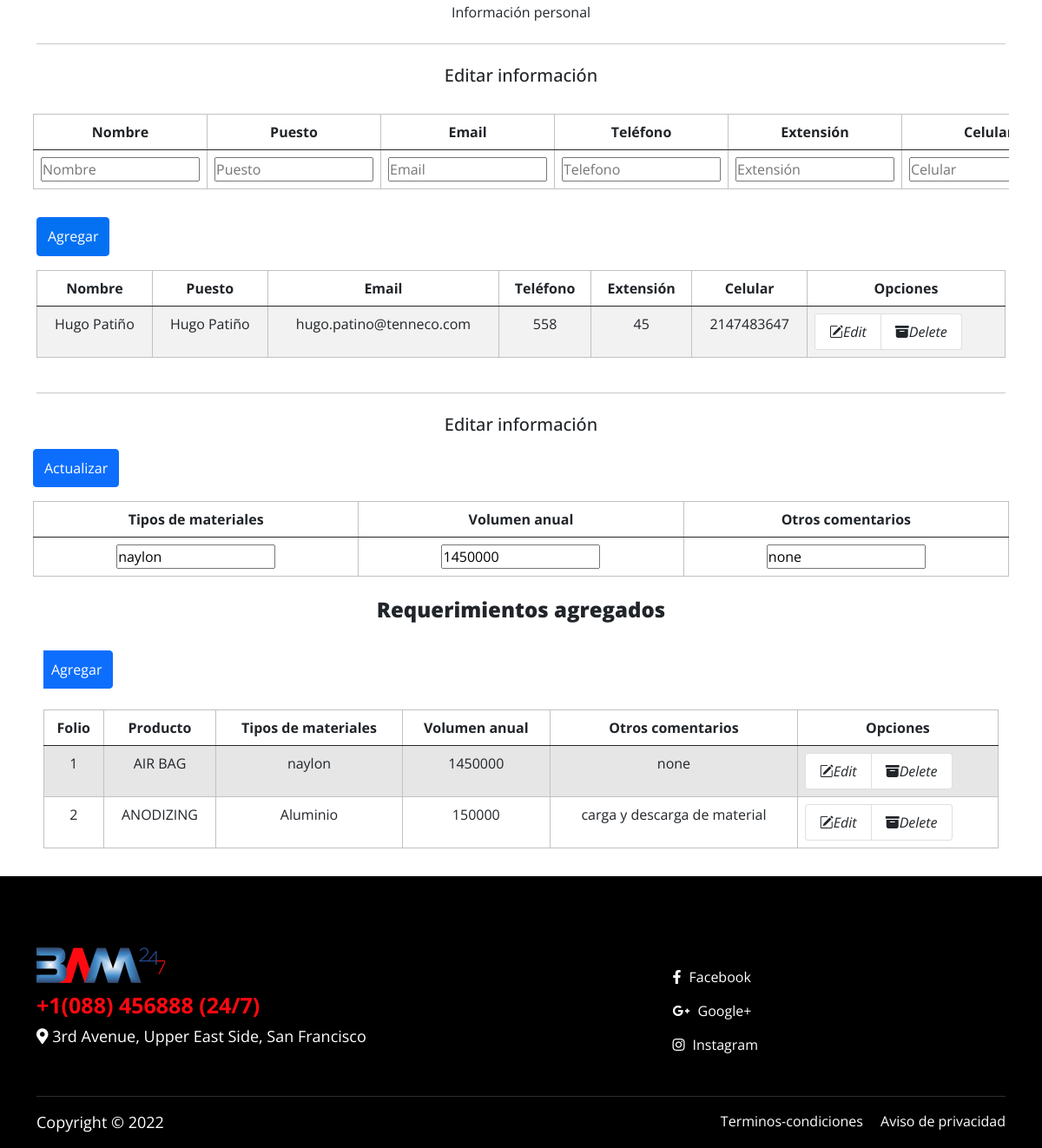
Page /PaginaprincipalDeTractoras.php?editq=1 (signed in, lower part) on the earlier database version.
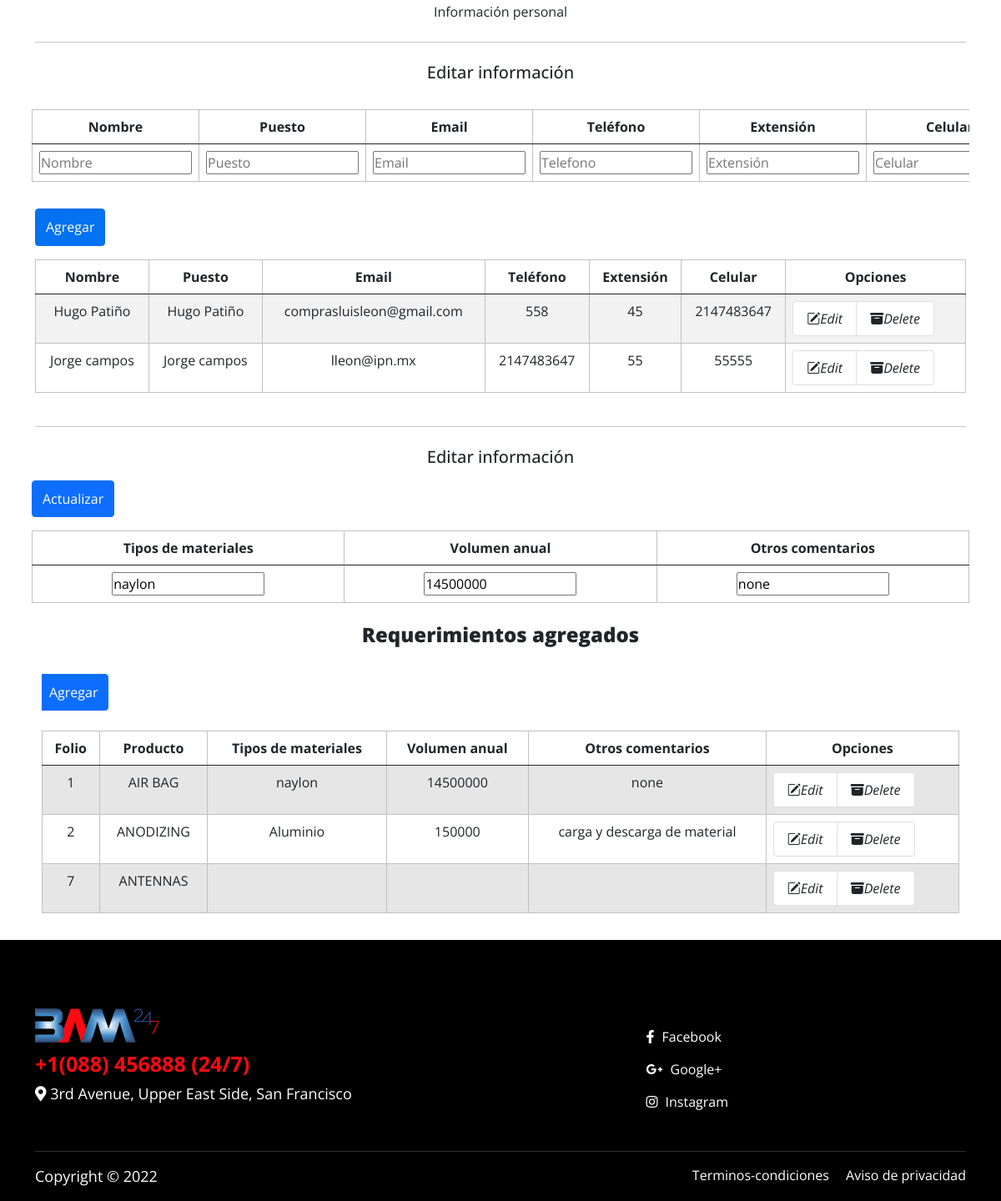
Same page on the later database version.
### tables this page shows
CREATE TABLE IF NOT EXISTS `contacto` (
  `ID_contacto` int NOT NULL AUTO_INCREMENT,
  `Nombre` varchar(50) DEFAULT NULL,
  `Puesto` varchar(50) DEFAULT NULL,
  `Email` varchar(50) DEFAULT NULL,
  `Tel` int DEFAULT NULL,
  `Ext` int DEFAULT NULL,
  `Cel` int DEFAULT NULL,
  `ID_usuario` int NOT NULL,
  PRIMARY KEY (`ID_contacto`),
  KEY `ID_usuario` (`ID_usuario`)
);

CREATE TABLE IF NOT EXISTS `requerimiento_producto` (
  `ID_req_producto` int NOT NULL AUTO_INCREMENT,
  `Tipo_material` varchar(50) DEFAULT NULL,
  `Volumen_anual` varchar(50) DEFAULT NULL,
  `Comentarios` varchar(200) DEFAULT NULL,
  `ID_usuario` int DEFAULT NULL,
  PRIMARY KEY (`ID_req_producto`)
);

CREATE TABLE IF NOT EXISTS `producto` (
  `ID_producto` int NOT NULL AUTO_INCREMENT,
  `Producto` varchar(50) DEFAULT NULL,
  `ID_req_producto` int DEFAULT NULL,
  `ID_usuario` int DEFAULT NULL,
  `ID_catalogo` int DEFAULT NULL,
  PRIMARY KEY (`ID_producto`),
  KEY `ID_dtl_producto` (`ID_req_producto`,`ID_usuario`,`ID_catalogo`)
);

### php/Conexion.php (called while the page is built, shortened)
<?php
    class Conexion{
      private $host = "localhost";
      private $user = "root";
      private $pass = "";
      private $dbname ="cluster";
      private $dbh;
      private $stmt;
      public function __construct(){
        $dsn = 'mysql:host='.$this->host . ';dbname='. $this->dbname;
        $options = array(
            PDO::ATTR_PERSISTENT    =>true,
            PDO::ATTR_ERRMODE       =>PDO::ERRMODE_EXCEPTION
        );
        try{
          $this->dbh = new PDO($dsn, $this->user, $this->pass,$options);
        }catch(PDOEception $e){
          $this->error = $e-> getMessage();
        }
      }
      public function query($query){
        $this->stmt = $this->dbh->prepare($query);
      }
      public function execute(){
        return $this->stmt->execute();
      }
      public function resultSet(){
        $this->execute();
        return $this->stmt->fetchAll(PDO::FETCH_ASSOC);
      }
    }
?>

### php/addRequ.php (called while the page is built, shortened)
<?php
	require_once "Conexion.php";
	$database = new Conexion;
    if(isset($_GET['editq'])){
        $id = $_GET['editq'];
        $database->query("SELECT * FROM requerimiento_producto WHERE ID_req_producto = $id");
        $rows = $database->resultSet();
        foreach ($rows as $row ) :
			$tMat= $row['Tipo_material'];
			$vol= $row['Volumen_anual'];
			$coment= $row['Comentarios'];
        endforeach;
    }
 ?>

### PaginaprincipalDeTractoras.php (the view, shortened to what the changed rows need)
<?php
if(!isset($_SESSION['id_usuario'])){
  header("location: /Login.html");
 }else{
  $id_usr=$_SESSION['id_usuario'];
}
  include_once "php/Conexion.php";
  require_once "php/addRequ.php";
  $database=new Conexion;
  ?>
<!doctype html>
<html lang="es">
  <head>
    <link href="css/bootstrap.min.css" rel="stylesheet">
    <link href="https://unpkg.com/aos@2.3.0/dist/aos.css" rel="stylesheet">
     <link rel="stylesheet" href="https://unpkg.com/aos@next/dist/aos.css" />
    <link rel="stylesheet" href="https://cdn.jsdelivr.net/npm/bootstrap-icons@1.5.0/font/bootstrap-icons.css">
    <link rel="stylesheet" type="text/css" href="https://stackpath.bootstrapcdn.com/font-awesome/4.7.0/css/font-awesome.min.css">
    <link href="css/all.min.css" rel="stylesheet">
    <link href="css/style.css" rel="stylesheet">
    <link rel="stylesheet" href="css/owl.carousel.min.css" />
    <link rel="stylesheet" href="css/owl.theme.default.min.css"/>
  </head>
<body>
 <section class="main-body pt-5 float-start industry-pages">
            <section id = "tabEditar" class="container mt-2 mb-2 p-2 ">
              <form action="php/addContactosT.php" method="POST">
                <div class="table-responsive">
                  <div class="table-wrapper">
                      <table class="table table-hover table-hover text-center">
                          <thead>
                              <tr>
                                  <th>Nombre</th>
                                  <th>Puesto</th>
                                  <th>Email</th>
                                  <th>Teléfono</th>
                                  <th>Extensión</th>
                                  <th>Celular</th>
                              </tr>
                          </thead>
                      </table>
                    </div>
                </div>
              </form>
            </section>
            <div class="container">
              <form action="php/addContactosT.php" id="addContactsT" name="adct" method="POST">
                <div class="table-responsive">
                  <div class="table-wrapper">
                      <table class="table table-striped table-hover text-center">
                          <thead>
                              <tr>
                                  <th>Nombre</th>
                                  <th>Puesto</th>
                                  <th>Email</th>
                                  <th>Teléfono</th>
                                  <th>Extensión</th>
                                  <th>Celular</th>
                                  <th>Opciones</th>
                              </tr>
                          </thead>
                          <tbody>
                            <?php
                              $database-> query("SELECT * FROM contacto WHERE id_usuario=$id_usr");
                              $rows = $database->resultSet();?>
                              <?php foreach($rows as $row) :?>
                              <tr>
                                  <td><?php echo $row['Nombre']?></td>
                                  <td><?php echo $row['Puesto']?></td>
                                  <td><?php echo $row['Email']?></td>
                                  <td><?php echo $row['Tel']?></td>
                                  <td><?php echo $row['Ext']?></td>
                                  <td><?php echo $row['Cel']?></td>
                                  <td>
                                    <ul class="list-group list-group-horizontal">
                                      <a href="PaginaprincipalDeTractoras.php?editt=<?php echo $row['ID_contacto'];?>"class=" list-group-item"><i class="bi bi-pencil-square">Edit</a></i>
                                      <a href="php/addContactosT.php?deletet=<?php echo $row['ID_contacto'];?>"class=" list-group-item"><i class="bi bi-archive-fill">Delete</a></i>
                                    </ul>
                                  </td>
                              </tr>
                              <?php endforeach; ?>
                          </tbody>
                      </table>
                    </div>
                </div>
              </form>
                  </div>
            <section id = "tabEditar2" class="container mt-2 mb-2 p-2 ">
              <form action="php/addRequ.php" method="POST">
                <div class="table-responsive">
                  <div class="table-wrapper">
                      <table class="table table-hover table-hover text-center">
                          <thead>
                              <tr>
                                <th>Tipos de materiales</th>
                                <th>Volumen anual</th>
                                <th>Otros comentarios</th>
                              </tr>
                          </thead>
                          <tbody>
                              <tr>
                                <td><input type="text" id="ed_typeM" name="ed_typeM" value="<?php echo $tMat; ?>" placeholder="Tipo de material"></td>
                                <td><input type="text" id="ed_vol" name="ed_vol" value="<?php echo $vol; ?>" placeholder="Volumen anual"></td>
                                <td><input type="text" id="ed_comm" name="ed_comm" value="<?php echo $coment; ?>" placeholder="Otros Comentarios"></td>
                              </tr>
                          </tbody>
                      </table>
                    </div>
                </div>
             </form>
          <div class="container">
            <form action="php/addRequ.php" id="addReq" name="adr" method="POST">
              <div class="table-responsive">
                  <div class="table align-middle">
                      <table class="table table-striped table-hover text-center">
                          <thead>
                              <tr class="align-bottom">
                                  <th>Folio</th>
                                  <th>Producto</th>
                                  <th>Tipos de materiales</th>
                                  <th>Volumen anual</th>
                                  <th>Otros comentarios</th>
                                  <th>Opciones</th>
                              </tr>
                          </thead>
                          <tbody>
                            <?php
                            $database->query("SELECT requerimiento_producto.ID_req_producto, producto.Producto , requerimiento_producto.Tipo_material, requerimiento_producto.Volumen_anual, requerimiento_producto.Comentarios
                                              FROM producto
                                              INNER JOIN requerimiento_producto ON producto.ID_producto = requerimiento_producto.ID_req_producto
                                              WHERE requerimiento_producto.ID_usuario=$id_usr");
                            $res = $database->resultSet();?>
                            <?php foreach($res as $row) :?>
                              <tr>
                                <td class="align-top"><?php echo $row['ID_req_producto']?></td>
                                <td class="align-top"><?php echo $row['Producto']?></td>
                                <td class="align-top"><?php echo $row['Tipo_material']?></td>
                                <td class="align-top"><?php echo $row['Volumen_anual']?></td>
                                <td class="align-top"><?php echo $row['Comentarios']?></td>
                                  <td>
                                    <ul class="list-group list-group-horizontal">
                                      <a href="PaginaprincipalDeTractoras.php?editq=<?php echo $row['ID_req_producto'];?>"class=" list-group-item"><i class="bi bi-pencil-square">Edit</a></i>
                                      <a href="php/addRequ.php?deleteq=<?php echo $row['ID_req_producto'];?>"class=" list-group-item"><i class="bi bi-archive-fill">Delete</a></i>
                                    </ul>
                                  </td>
                              </tr>
                              <?php endforeach; ?>
                          </tbody>
                      </table>
            </form>
                  </div>
</section>
</body>
</html>

Differences in the rows shown:
changed contacto "Hugo Patiño": Email "hugo.patino@tenneco.com" → "comprasluisleon@gmail.com"
added contacto: Nombre "Jorge campos", Puesto "Jorge campos", Email "lleon@ipn.mx", Tel "2147483647", Ext "55", Cel "55555"
changed requerimiento_producto "naylon": ed_vol "1450000" → "14500000"
changed through a linked row, producto "AIR BAG": ID_req_producto.Volumen_anual "1450000" → "14500000"
now on this page (row unchanged): producto: requerimiento_producto.ID_req_producto "7", Producto "ANTENNAS"
